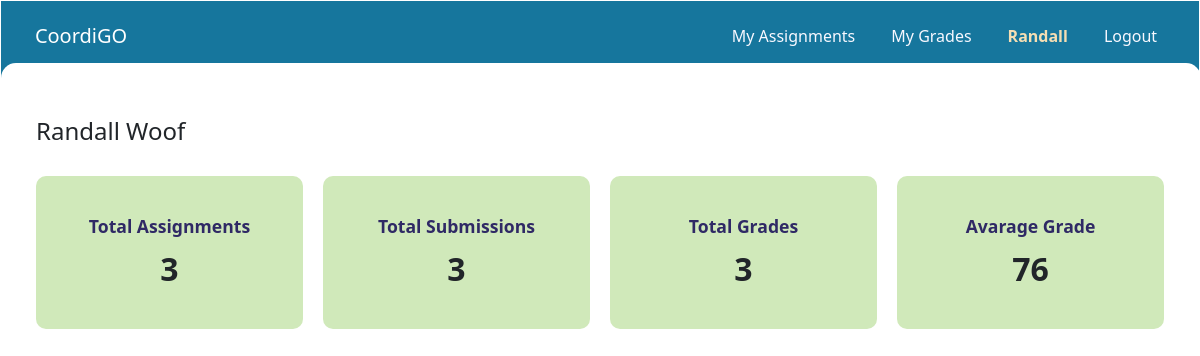
The app's page /profile_student (signed in) with its own data.
### coordi/models.py (models this page shows, shortened)
class User(AbstractUser):
    user_type = models.CharField(choices=User_Types, max_length=60, default="")

### coordi/views.py (the view)
# urls.py: path("profile_student", views.profile_student, name="profile_student"),
@login_required
def profile_student(request):
    user = request.user
    assignments = Assignments.objects.filter(student_id = user.id).order_by('-assigned')
    submissions = assignments.filter(completed__isnull=False)
    grades = assignments.filter(completed__isnull=False, graded__isnull=False)
    gradeTotal = 0
    gradeCount = 0
    for assignment in assignments:
        grade = assignment.grade
        percent = gradeToPercentage(grade)
        if percent != None:
            gradeTotal = gradeTotal +  percent
            gradeCount = gradeCount + 1
    avgGrade = gradeTotal / gradeCount
    print("PRINTING")
    print(avgGrade)
    return render(request, "coordi/profileStudent.html", {
        "assignments" : assignments,
        "user" : user,
        "submissions" : submissions,
        "avgGrade" : int(avgGrade),
        "grades" : grades,
    })

### coordi/views.py (called while the page is built)
def gradeToPercentage(grade):
    if grade == "A":
        return 100
    elif grade == "B":
        return 79
    elif grade == "C":
        return 64
    elif grade == "D":
        return 54
    elif grade == "E":
        return 49

### coordi/templates/coordi/profileStudent.html (shortened to what this page needs)
{% extends "coordi/layout.html" %}
{% block nav %}
    {% include "coordi/navStudent.html" %}
{% endblock %}
{% block body %}
    <h1>{{user.first_name}} {{user.last_name}}</h1>
        <ul class="grid-profile">
            <li>
                <div>
                    <h2>Total Assignments</h2>
                    <p>{{assignments.count}}</p>
                </div>
            </li>
            <li>
                <div>
                    <h2>Total Submissions</h2>
                    <p>{{submissions.count}}</p>
                </div>
            </li>
            <li>
                <div>
                    <h2>Total Grades</h2>
                    <p>{{grades.count}}</p>
                </div>
            </li>
            <li>
                <div>
                    <h2>Avarage Grade</h2>
                    <p>{{avgGrade}}</p>
                </div>
            </li>
        </ul>
{% endblock %}

### coordi/templates/coordi/navStudent.html (shortened to what this page needs)
{% load static %}
<nav id="header" class="navbar navbar-expand-lg navbar-dark bg-coordi">
    <a class="navbar-brand" href="{% url 'index' %}">Coordi<span>GO</span></a>
    <div style="margin-left: auto;">
        <ul class="navbar-nav bd-navbar-nav flex-row">
            <li class="nav-item">
                <a class="nav-link ghostwhite {% if 'assignments' in request.path %}active{% endif %}" href="{% url 'assignments_student' %}">My Assignments</a>
            </li>
            <li class="nav-item">
                <a class="nav-link ghostwhite {% if 'grades' in request.path %}active{% endif %}" href="{% url 'grades_student' %}">My Grades</a>
            </li>
            <li class="nav-item">
                <a class="nav-link ghostwhite {% if 'profile' in request.path %}active{% endif %}" href="{% url 'profile_student' %}"><b>{{user.username}}</b></a>
            </li>
            <li class="nav-item">
                <a class="nav-link ghostwhite" href="{% url 'logout' %}">Logout</a>
            </li>
        </ul>
    </div>
    <div class="nav-rounded-bottom"></div>
</nav>

### coordi/static/coordi/styles.css (style rules this page uses)
:root { --color-top-nav: #16769d; --color-login-gray: #d2cfc1; --color-teacher-classtoom: #F6E2A8; --color-go-library: #BBECFD; --color-go-blue-light: #E2F6FE; --color-assignments-teacher: #D0E9BA; --color-teacher-button: #2F2965; }
.ghostwhite { color: ghostwhite !important; }
body { background: white; margin: 3%; }
nav { margin: -3.1% -3.1% 3%; position: relative; padding-bottom: 20px !important; }
.navbar-nav { gap: 20px; margin-left: auto; }
.active { color: wheat !important; font-weight: 400 !important; }
.bg-coordi { background: var(--color-top-nav); padding: .5rem 3%; }
.nav-rounded-bottom { height: 40px; width: 100vw; background: white; position: absolute; bottom: -20px; border-radius: 15px; left: 0px; }
h1 { font-size: 1.5rem; font-weight: 500; margin-bottom: 30px; z-index: 1; position: relative; }
h2 { font-size: calc(1rem + .5vw); color: var(--color-teacher-button); margin-top: 20px; }
p { font-size: 18px; max-width: 750px; }
.nav-link { padding: 15px; font-weight: 100; }
.grid-dash, .grid-profile, .grid-assignments { display: grid; grid-template-columns: 1fr; gap: 20px; }
.grid-profile { grid-template-columns: 1fr 1fr; list-style-type: none; padding-left: 0px; }
.grid-profile h2, .grid-dash h2, .grid-assignments h2 { font-size: .9rem; font-weight: 600; }
.grid-profile h2 { font-size: 1.1rem; text-align: center; }
.grid-profile div, .grid-dash div, .grid-assignments div { display: flex; flex-direction: column; padding: 20px; border-radius: 10px; }
.grid-profile div { background: var(--color-assignments-teacher); height: 100%; }
.grid-profile p { font-weight: 600; font-size: xx-large; text-align: center; margin-top: auto; }
@media (min-width: 750px) { .grid-dash, .grid-profile, .grid-assignments { grid-template-columns: 1fr 1fr 1fr; } }
@media (min-width: 750px) { .grid-profile { grid-template-columns: 1fr 1fr 1fr 1fr; list-style-type: none; padding-left: 0px; } }
@media (min-width: 650px) { .navbar-nav { display: flex; } }

### records on screen
User: username "Randall", first_name "Randall", last_name "Woof"

### other values on screen
{{ assignments.count }} "3"
{{ submissions.count }} "3"
{{ grades.count }} "3"
{{ avgGrade }} "76"
